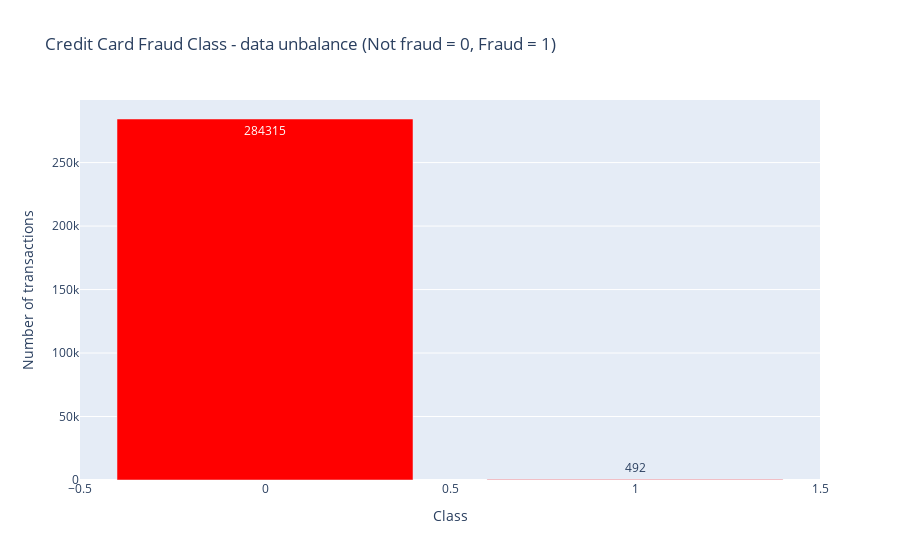

Notebook code cell kept with this figure:
### Markdown cell above
Let's check data unbalance with respect with *target* value, i.e. **Class**.

### Code cell
temp = data_df["Class"].value_counts()
df = pd.DataFrame({'Class': temp.index,'values': temp.values})

trace = go.Bar(
    x = df['Class'],y = df['values'],
    name="Credit Card Fraud Class - data unbalance (Not fraud = 0, Fraud = 1)",
    marker=dict(color="Red"),
    text=df['values']
)
data = [trace]
layout = dict(title = 'Credit Card Fraud Class - data unbalance (Not fraud = 0, Fraud = 1)',
          xaxis = dict(title = 'Class', showticklabels=True), 
          yaxis = dict(title = 'Number of transactions'),
          hovermode = 'closest',width=600
         )
fig = dict(data=data, layout=layout)
iplot(fig, filename='class')

### Figure 1 — Plotly figure (JSON) as saved in the notebook; plotly's stock layout.template omitted (floating-point values rounded to 4 significant figures)
{"data": [{"marker": {"color": "Red"}, "name": "Credit Card Fraud Class - data unbalance (Not fraud = 0, Fraud = 1)", "text": [284315, 492], "type": "bar", "x": [0, 1], "y": [284315, 492]}], "layout": {"autosize": true, "hovermode": "closest", "title": {"text": "Credit Card Fraud Class - data unbalance (Not fraud = 0, Fraud = 1)"}, "xaxis": {"autorange": true, "range": [-0.5, 1.5], "showticklabels": true, "title": {"text": "Class"}, "type": "linear"}, "yaxis": {"autorange": true, "range": [0, 299300.0], "title": {"text": "Number of transactions"}, "type": "linear"}}}
